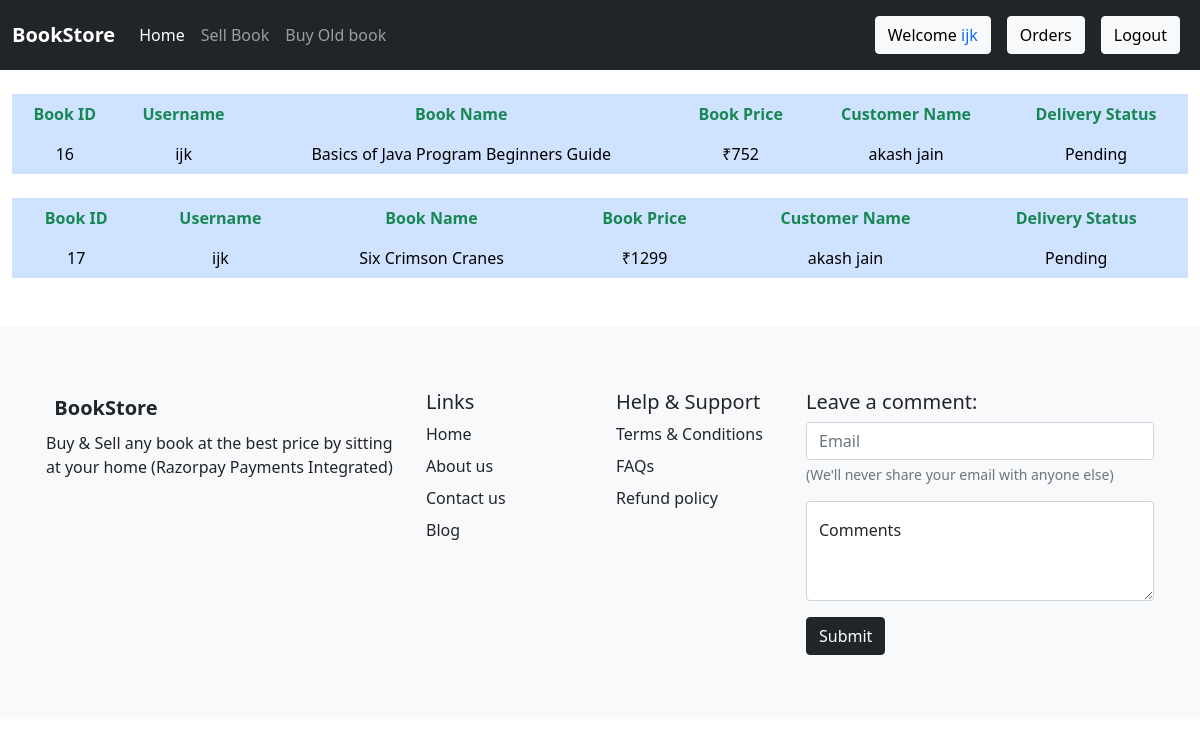
The page /orders (signed in) on the database its author committed.
### store/models.py (models this page shows, shortened)
class Userproduct(models.Model):
    user = models.ForeignKey(User,on_delete=models.CASCADE)
    product = models.ForeignKey(Product,on_delete=models.CASCADE)
    payment = models.ForeignKey(Payment,on_delete=models.CASCADE)
    order_status = models.CharField(max_length=100,null=True,blank=True)
    price = models.IntegerField(default=0,null=True)
    customer_name = models.CharField(max_length=50,null=True,default=True)
    def __str__(self):
        return self.product.name

class Product(models.Model):
    name = models.CharField(max_length=100,null=False)
    description = models.TextField(max_length=6000,null=False)
    price = models.IntegerField(default=0,null=False)
    image = models.ImageField(upload_to="uploads")
    file =  models.FileField(upload_to="uploads/files",null=False,default="")
    category = models.ForeignKey(Category,on_delete=models.CASCADE)
    created_at = models.DateTimeField(auto_now_add=True)
    updated_at = models.DateTimeField(auto_now=True)
    is_available = models.BooleanField(default=True)

### store/views.py (the view)
# urls.py: path('orders',views.order,name="order"),
def order(request):
    if request.user.is_authenticated:
        user = request.user
    else:
        user = None
    product = Userproduct.objects.filter(user=user)
    context={
        'products' : product
    }
    return render(request,"order.html",context)

### templates/order.html (shortened to what this page needs)
{% extends 'base.html' %}
{% block content %}
    <div class="container-fluid">
        {% for product in products %}
            <table class="table mt-4 table-primary table-borderless table-stripped ">
                <thead class="text-center text-success">
                    <tr>
                        <th>Book ID</th>
                        <th>Username</th>
                        <th>Book Name</th>
                        <th>Book Price</th>
                        <th>Customer Name</th>
                        <th>Delivery Status</th>
                    </tr>
                </thead>
                <tbody class="text-center">
                    <tr>
                        <td>{{product.id}}</td>
                        <td>{{request.user}}</td>
                        <td>{{product}}</td>
                        <td>₹{{product.price}}</td>
                        <td>{{product.customer_name}}</td>
                        <td>{{product.order_status}}</td>
                    </tr>
                </tbody>
            </table>
        {% endfor %}
    </div>
{% endblock %}

### templates/base.html (shortened to what this page needs)
<!doctype html>
<html lang="en">
  <head>
    <link href="https://cdn.jsdelivr.net/npm/bootstrap@5.0.1/dist/css/bootstrap.min.css" rel="stylesheet">
  </head>
  <body>
    <!doctype html>
<html lang="en">
  <head>
    <link href="https://cdn.jsdelivr.net/npm/bootstrap@5.0.1/dist/css/bootstrap.min.css" rel="stylesheet">
  </head>
  <body>
    <nav class="navbar navbar-expand-lg navbar-dark bg-dark">
        <div class="container-fluid">
          <a class="navbar-brand" href="/" style="font-weight: bold;">BookStore</a>
          <div class="collapse navbar-collapse" id="navbarSupportedContent">
            <ul class="navbar-nav me-auto mb-2 mb-lg-0">
              <li class="nav-item">
                <a class="nav-link active" aria-current="page" href="/">Home</a>
              </li>
              <li class="nav-item">
                <a href="/sellbooks" class="nav-link">Sell Book</a>
              </li>
              <li class="nav-item">
                <a href="/old" class="nav-link">Buy Old book</a>
              </li>
            </ul>
            <ul class="navbar-nav ms-auto mb-2 mb-lg-0">
              {% if user.is_authenticated %}
              <li class="nav-item">
                <a class="nav-link"><button type="button" class="btn btn-light" data-bs-toggle="modal">Welcome <span class="text-primary">{{request.user}}</span></button></a>
              </li>
                  <li class="nav-item">
                    <a href="/orders" class="nav-link"><button type="button" class="btn btn-light" data-bs-toggle="modal">Orders</button></a>
                  </li>
                  <li class="nav-item">
                    <a class="nav-link" href="/logout"><button type="button" class="btn btn-light" data-bs-toggle="modal">Logout</button></a>
                  </li>
               {% endif %}
            </ul>
          </div>
        </div>
      </nav>
      {% block content %}
      {% endblock %}
      <footer class="bd-footer py-5 mt-5 bg-light">
        <div class="container">
            <div class="row">
                <div class="col-sm-4 container p-3">
                    <a class="d-inline-flex align-items-center mb-2 link-dark text-decoration-none" href="/">
                        <span class="fs-5" style="font-weight: bold;">BookStore</span>
                    </a>
                    <p>Buy & Sell any book at the best price by sitting at your home
                      (Razorpay Payments Integrated)
                    </p>
                    <div class="row container m-0">
                        <div class="col-sm-4 d-flex justify-content-center"></div>
                        <div class="col-sm-4 d-flex justify-content-center">
                            <i class="bi bi-instagram p-4" style="font-size: 1.5rem;"></i>
                            <i class="bi bi-facebook p-4" style="font-size: 1.5rem;"></i>
                            <i class="bi bi-twitter p-4" style="font-size: 1.5rem;"></i>
                        </div>
                        <div class="col-sm-4 d-flex justify-content-center"></div>
                    </div>
                </div>
                <div class="col-sm-2 p-3">
                    <h5>Links</h5>
                    <ul class="list-unstyled">
                        <li class="mb-2"><a href="" class="link-dark text-decoration-none">Home</a></li>
                        <li class="mb-2"><a href="" class="link-dark text-decoration-none">About us</a></li>
                        <li class="mb-2"><a href="" class="link-dark text-decoration-none">Contact us</a></li>
                        <li class="mb-2"><a href="#" class="link-dark text-decoration-none">Blog</a></li>
                    </ul>
                </div>
                <div class="col-sm-2 p-3">
                    <h5>Help & Support</h5>
                    <ul class="list-unstyled">
                        <li class="mb-2"><a href="#" class="link-dark text-decoration-none">Terms & Conditions</a></li>
                        <li class="mb-2"><a href="#" class="link-dark text-decoration-none">FAQs</a></li>
                        <li class="mb-2"><a href="#" class="link-dark text-decoration-none">Refund policy</a></li>
                    </ul>
                </div>
                <div class="col-sm-4 p-3">
                    <H5>Leave a comment:</H5>
                    <form>
                        <div class="mb-3">
                            <input type="text" class="form-control" aria-describedby="emailHelp"
                                placeholder="Email">
                            <div id="emailHelp" class="form-text">(We'll never share your email with anyone else)</div>
                        </div>
                        <div class="form-floating">
                            <textarea class="form-control" placeholder=" " style="height: 100px"></textarea>
                            <label for="floatingTextarea2">Comments</label>
                        </div>
                        <button type="submit" class="btn btn-dark mt-3">Submit</button>
                    </form>
                </div>
            </div>
    </footer>
  </body>
</html>
  </body>
</html>

### rows shown on the page
Userproduct: id "16", product.name "Basics of Java Program Beginners Guide", price "752", customer_name "akash jain", order_status "Pending"
Userproduct: id "17", product.name "Six Crimson Cranes", price "1299", customer_name "akash jain", order_status "Pending"

### other values the page prints
{{ request.user }} "ijk"
